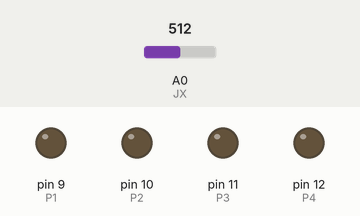
A sketch run on a simulated Arduino Nano, built with avr-gcc and run on an emulated ATmega328P. Shown: output pins drawn as LEDs (lit = HIGH). The test bench sets the inputs (shaded band); at power-on: A0 (JX) = 512.

Above: at 0.1 s.
Timing chart, 0 to 1.6 s (numbered marks = the images above):
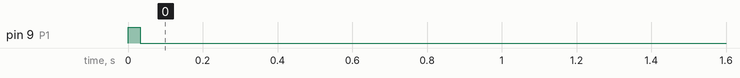

Measured:
- by itself, pin 9 (P1): LOW → HIGH at 0.00 s, → LOW 0.03 s later

The sketch:

CameraFocusRingControl.ino
```cpp
/*
 Name:		CameraFocusRingControl.ino
 Created:	2/7/2019 3:07:04 AM
 Author:	RealRandyWind (Randy Wind)
 Email:		wind.randy@gmail.com
*/

#define P1 9
#define P2 10
#define P3 11
#define P4 12
#define JX A0

#define JREF 511
#define JNORM 32
#define JMIN 1

#define P1M 1
#define P2M 2
#define P3M 4
#define P4M 8
#define PALLM 15

#define ONE 1
#define CSHIFT(DIR, STATE) ((DIR) ? ((STATE) << ONE | (STATE) >> PALLM) : ((STATE) >> ONE | (STATE) << PALLM)) & PALLM
#define JMAP(VALUE)  JNORM - ((VALUE) % (JREF + 1)) * (JNORM / JREF) + JMIN

uint8_t state = ONE;

void setup() {
	pinMode(P1, OUTPUT);
	pinMode(P2, OUTPUT);
	pinMode(P3, OUTPUT);
	pinMode(P4, OUTPUT);
	pinMode(JX, INPUT);
}

void loop() {
	uint8_t vX = analogRead(JX);
	digitalWrite(P1, P1M & state);
	digitalWrite(P2, P2M & state);
	digitalWrite(P3, P3M & state);
	digitalWrite(P4, P4M & state);
	state = CSHIFT(JREF < vX, state);
	delay(JMAP(vX));
}
```
